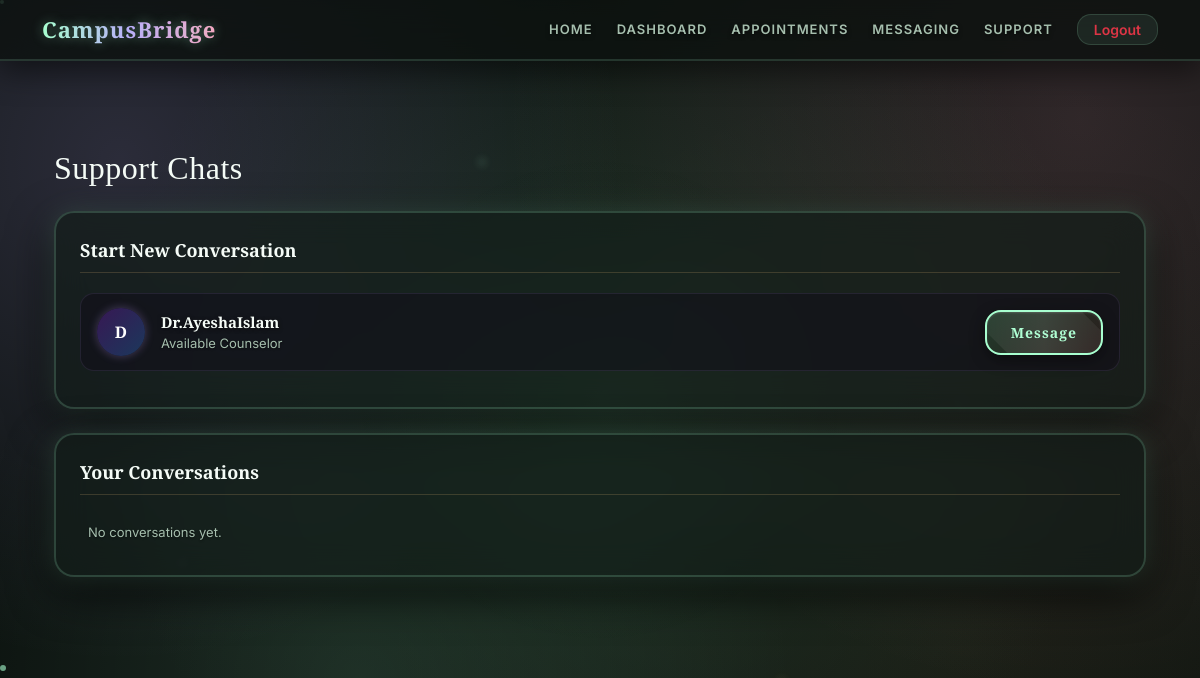
The page /messaging/ (signed in) on the database as committed earlier.
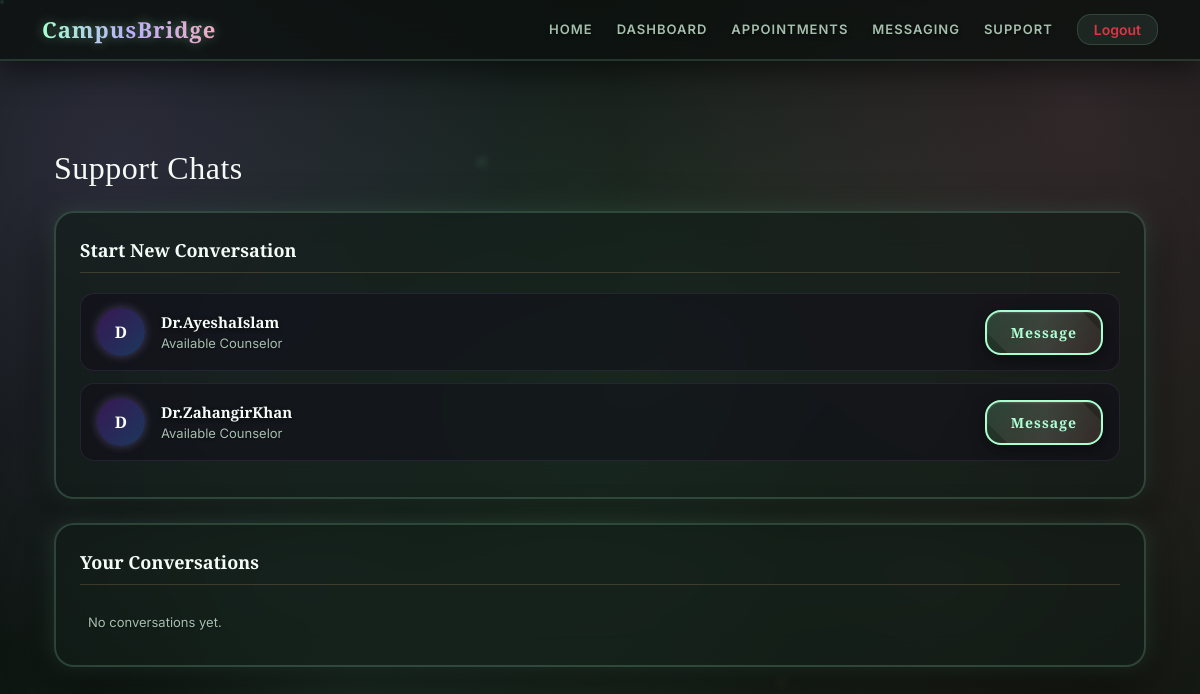
The same page on the database as committed later.
### accounts/models.py (models this page shows)
class User(AbstractUser):
    ROLE_CHOICES=(('student','Student'),
                  ('staff','Staff'),
                  ('counselor','Counselor'),
                  )
    role=models.CharField(max_length=20, choices=ROLE_CHOICES)

### messaging/views.py (the view)
# urls.py: path('', views.conversation_list, name='conversation_list'),
@login_required
def conversation_list(request):
    profile = request.user.anonymousprofile
    counselors = User.objects.filter(role="counselor")
    conversations = Conversation.objects.filter(
        anonymous_profile=profile
    ).select_related("counselor")
    return render(request, 'messaging/list.html', {
        'counselors': counselors,
        'conversations': conversations
    })

### templates/messaging/list.html (shortened to what this page needs)
{% extends 'base.html' %}
{% load static %}
{% block content %}
<div class="container mt-4">
    <h2 class="mb-4 text-center text-md-start" style="color: var(--mystic-purple); text-shadow: var(--purple-text-glow);">Support Chats</h2>
    <div class="chat-card">
        <div class="section-title">Start New Conversation</div>
        {% for c in counselors %}
        <div class="chat-item">
            <div class="chat-left">
                <div class="avatar">
                    {{ c.username|slice:":1"|upper }}
                </div>
                <div>
                    <div class="chat-title">{{ c.username }}</div>
                    <div class="chat-sub">Available Counselor</div>
                </div>
            </div>
            <a href="{% url 'start_conversation' c.id %}" class="btn btn-primary btn-sm px-4">
                Message
            </a>
        </div>
        {% endfor %}
    </div>
    <div class="chat-card">
        <div class="section-title">Your Conversations</div>
        {% for convo in conversations %}
        <div class="chat-item">
            <a href="{% url 'chat' convo.id %}" class="chat-left text-decoration-none flex-grow-1">
                <div class="avatar">
                    {{ convo.anonymous_profile.anon_id|slice:":2"|upper }}
                </div>
                <div>
                    <div class="chat-title">
                        {{ convo.anonymous_profile.anon_id }}
                    </div>
                    <div class="chat-sub">
                        Tap to open conversation
                    </div>
                </div>
            </a>
            <a href="{% url 'delete_conversation' convo.id %}"
               onclick="return confirm('Delete this chat?');"
               class="delete-btn"
               aria-label="Delete Conversation">
                <i class="bi bi-trash3-fill"></i>
            </a>
        </div>
        {% empty %}
        <div class="chat-sub p-2 text-center text-md-start">No conversations yet.</div>
        {% endfor %}
    </div>
</div>
{% endblock %}

Rows that differ between the two databases and show on the page:
added User: username "D", username "Dr.ZahangirKhan"
